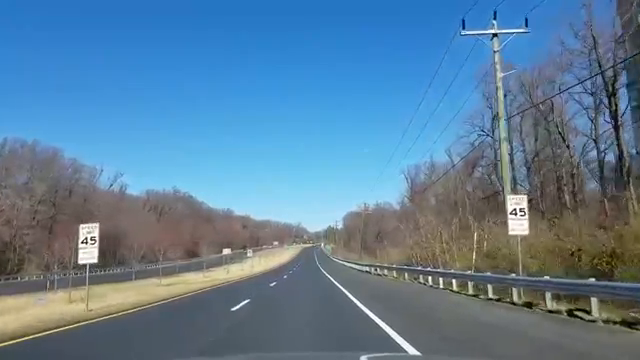
#> input picture frame 89 of OPENCV LANE DETECTION/inputs/videos/road2.mp4, 640 x 360 px, given in place of athletics1.mp4, which was not available
$ python floodfill.py
#> lines starting #> are read from the running program, lines starting #| are printed output that depends on the picture
#> further down, image is the input picture: shape (360, 640, 3); mean B, G, R 152.9, 126.5, 92.3
import cv2
import numpy as np
import random
def floodfill(image):

    image=cv2.GaussianBlur(image,(7,7),0)
    height, width, _ = image.shape
#> height = 360; width = 640
    val=2
    loDiff=(val, val, val, val)
    upDiff=(val, val, val, val)

    seed_points=15
    w_offset=300
    for i in range(seed_points):
        seed=(int(width/2)-w_offset+int(w_offset*2/seed_points)*i, height - 100)
        # print(seed)
        cv2.floodFill(image, None, seedPoint=seed, newVal=(255, 255, 255), loDiff=loDiff, upDiff=upDiff)
        cv2.circle(image, seed, 2, (0, 255, 0), cv2.FILLED, cv2.LINE_AA)
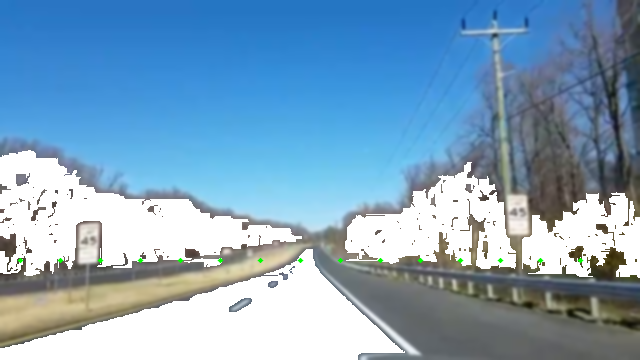
#> image: shape (360, 640, 3); mean of channels 0, 1, 2 190.3, 163.7, 128.7; drawn as B, G, R

    return image

video=cv2.VideoCapture('inputs/videos/athletics1.mp4')
# video=cv2.VideoCapture('./data/test photos and videos/road_traffic_2.mp4')

while(video.isOpened()):
    ret,image=video.read()
    if ret==True:
        try:
            cv2.imshow('output',floodfill(image))
            # print('yo')
        except:
            cv2.imshow('output',image)
        if cv2.waitKey(1) == ord('q'):
#> (key q is pressed here)
            break
    else:
        break

video.release()
cv2.destroyAllWindows()

$ run again, starting later in the video
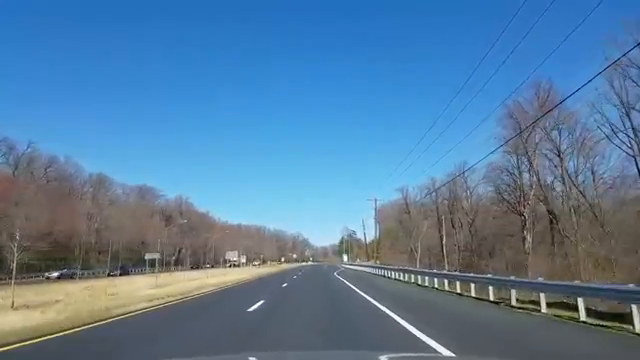
#> input picture frame 400 of OPENCV LANE DETECTION/inputs/videos/road2.mp4, 640 x 360 px, given in place of athletics1.mp4, which was not available
#> image is the input picture: shape (360, 640, 3); mean B, G, R 157.7, 125, 87.2
#> after the loop in floodfill, `for i in range(seed_points):`:
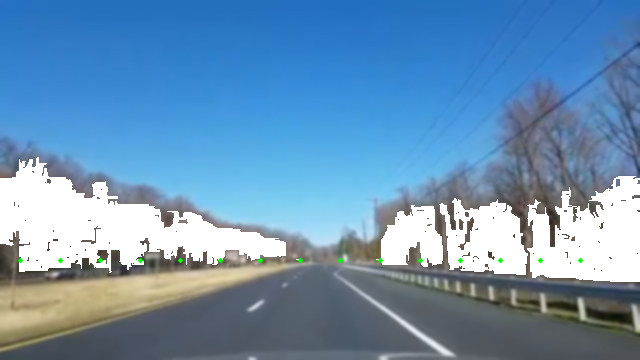
#> image: shape (360, 640, 3); mean of channels 0, 1, 2 180.7, 147.2, 107.8; drawn as B, G, R

$ run again, starting later in the video
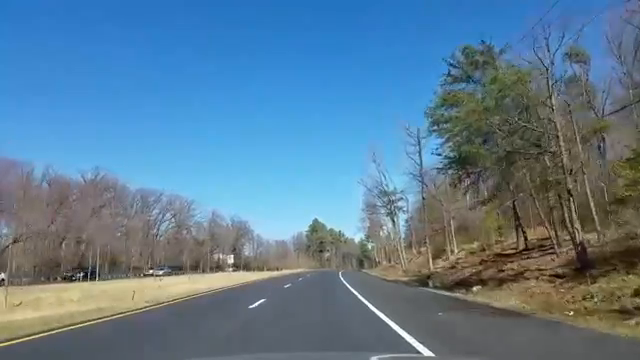
#> input picture frame 712 of OPENCV LANE DETECTION/inputs/videos/road2.mp4, 640 x 360 px, given in place of athletics1.mp4, which was not available
#> image is the input picture: shape (360, 640, 3); mean B, G, R 147.8, 124.6, 92.7
#> after the loop in floodfill, `for i in range(seed_points):`:
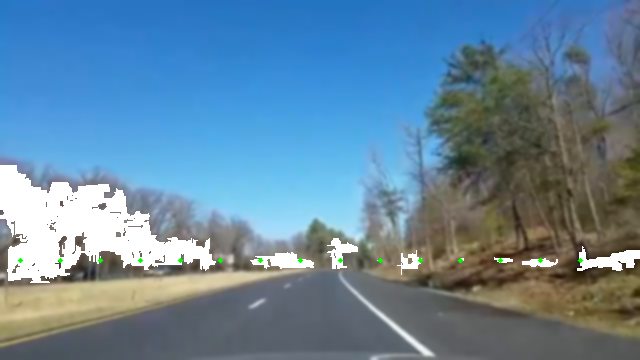
#> image: shape (360, 640, 3); mean of channels 0, 1, 2 157.5, 134.3, 101.6; drawn as B, G, R
